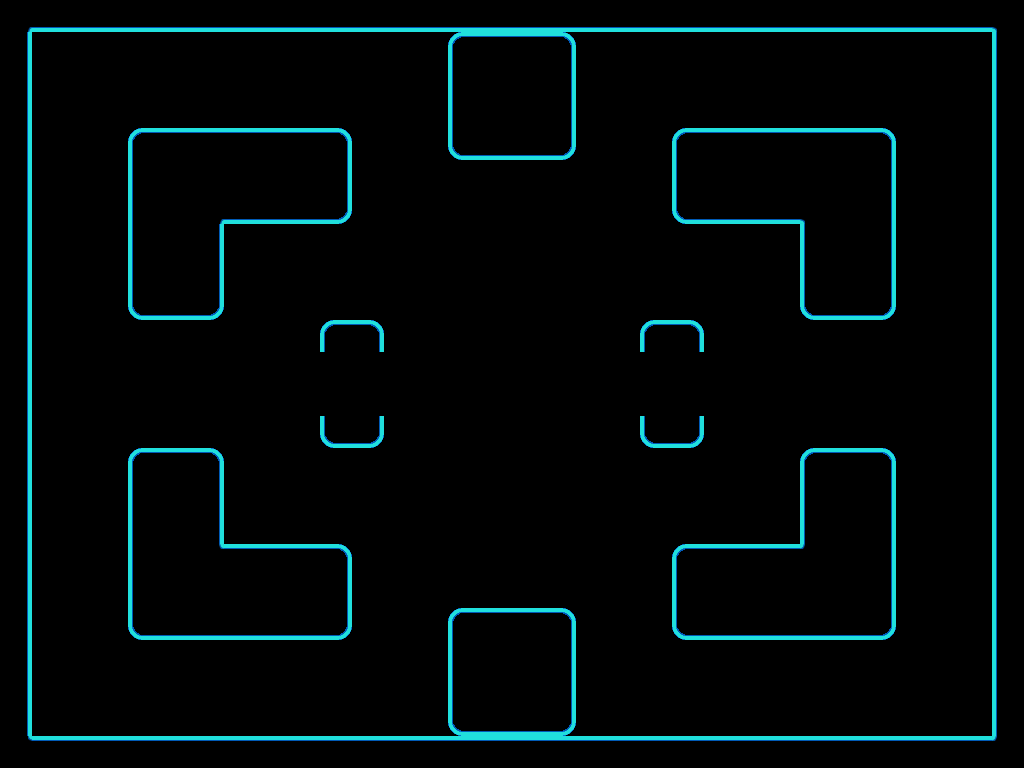

Tiled map render using the project's own tile images. Description and the map definition, with tile-layer contents summarised, below:
An orthogonal 32x24 tile map with 32x32 px tiles, 2 tile layers (Tile Layer 1, collision), 2 tilesets.

<map version="1.0" orientation="orthogonal" width="32" height="24" tilewidth="32" tileheight="32">
 <tileset firstgid="1" name="blue_tiles" tilewidth="32" tileheight="32">
  <image source="../img/map/blue_tiles.png" width="640" height="241" />
 </tileset>
 <tileset firstgid="141" name="metatiles32x32" tilewidth="32" tileheight="32">
  <image source="../img/map/metatiles32x32.png" width="160" height="32" />
  <tile id="0">
   <properties>
    <property name="type" value="solid" />
   </properties>
  </tile>
  <tile id="2">
   <properties>
    <property name="type" value="solid" />
   </properties>
  </tile>
 </tileset>
 <layer name="Tile Layer 1" width="32" height="24">
  <data>[768 cells, 228 non-empty, 12 distinct tile ids]</data>
 </layer>
 <layer name="collision" width="32" height="24" opacity="0">
  <data>[768 cells, 269 non-empty, 3 distinct tile ids]</data>
 </layer>
</map>
